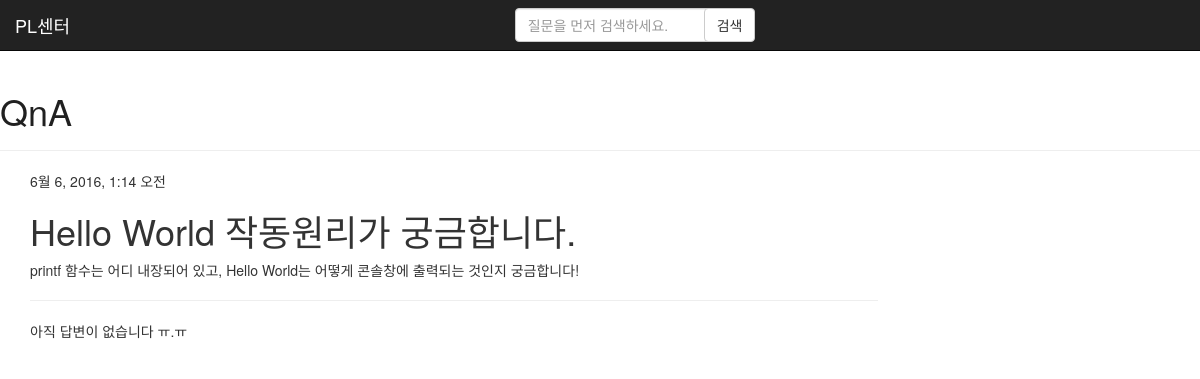
/1/, run on the app's committed database.
### qna/models.py (models this page shows, shortened)
class Question(models.Model):
    user = models.ForeignKey('auth.User')
    title = models.CharField(max_length=80)
    content = models.TextField()
    created_date = models.DateTimeField(default=timezone.now)
    updated_date = models.DateTimeField(default=timezone.now, blank=True, null=True)

### qna/views.py (the view)
# urls.py: url(r'^(?P<pk>\d+)/$', views.question_detail, name='question_detail'),
def question_detail(request, pk):
    question = get_object_or_404(Question, pk=pk)
    return render(request, 'qna/question_detail.htm', {'question': question})

### templates/qna/question_detail.htm (shortened to what this page needs)
{% extends 'base.htm' %}
{% block content %}
<div id="question" class="question">
    {% if question.updated_date %}
    <div class="date">
        {{ question.updated_date }}
    </div>
    {% endif %}
    <h1>{{ question.title }}</h1>
    <p>{{ question.content|safe }}</p>
</div>
<hr>
    {% for answer in question.answers.all %}
    <div id="answer" class="answer">
        <div class="date">{{ answer.updated_date }}</div>
        <strong>{{ answer.user }}의 답변</strong>
        <p>{{ answer.content|safe }}</p>
    </div>
    {% empty %}
    <div id="answer" class="answer">
        <p>아직 답변이 없습니다 ㅠ.ㅠ</p>
    </div>
    {% endfor %}
{% endblock %}

### data on the page
Question: updated_date "6월 6, 2016, 1:14 오전", title "Hello World 작동원리가 궁금합니다.", content "printf 함수는 어디 내장되어 있고, Hello World는 어떻게 콘솔창에 출력되는 것인지 궁금합니다!"
